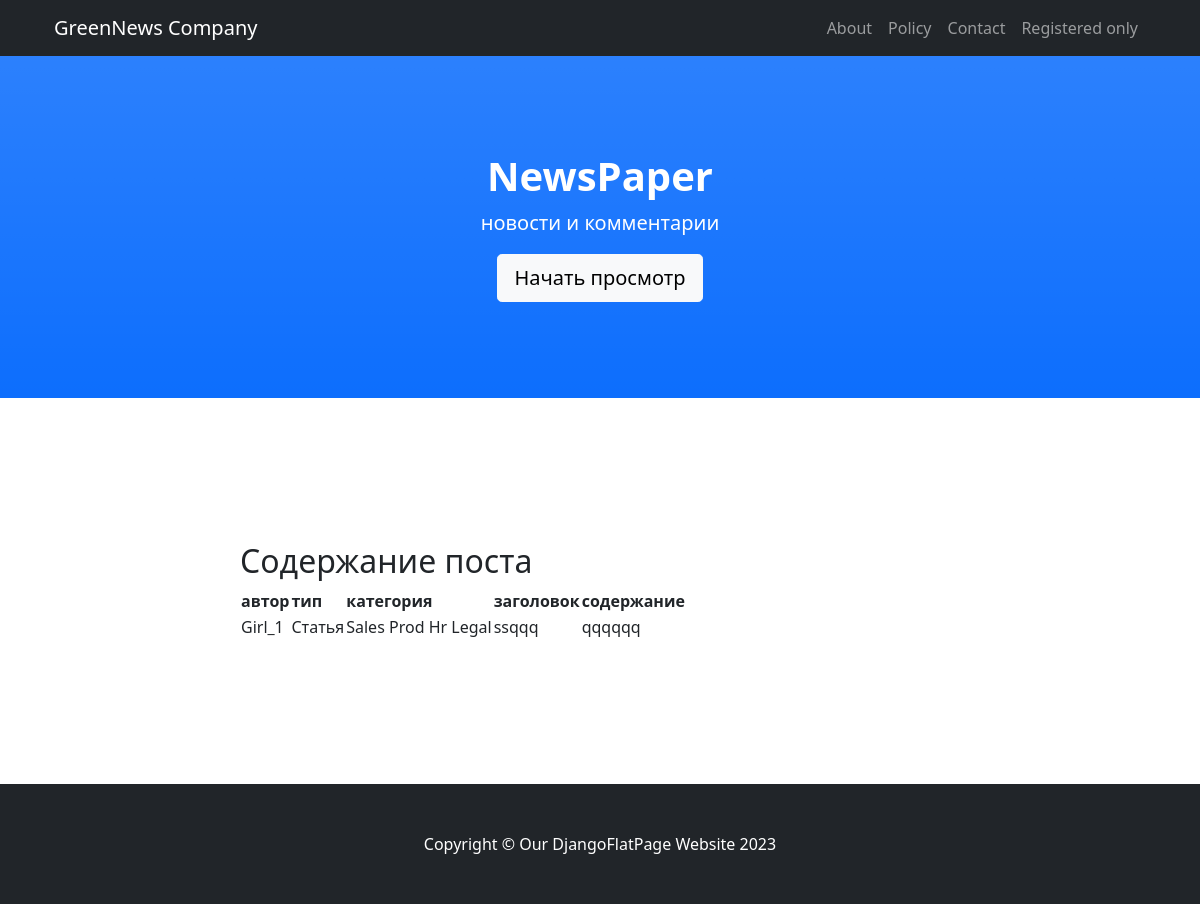
The page /posts/47 on the database its author committed.
### news/models.py (models this page shows, shortened)
class Post(models.Model):
    postAuthor = models.ForeignKey(Author, on_delete=models.CASCADE,)
    postType = models.CharField(max_length=4, choices=post_types, default=news)
    postDatetime = models.DateTimeField(auto_now_add=True)
    category = models.ManyToManyField(Category, through='PostCategory', related_name='posts',)
    head = models.CharField(max_length=124)
    postText = models.TextField()
    postRate = models.SmallIntegerField(default=0)
    def __str__(self):
        return f'{self.get_postType_display()}'

class Author(models.Model):
    authorName = models.OneToOneField(User, on_delete=models.CASCADE)
    authorRate = models.SmallIntegerField(default=0)

class Category(models.Model):
    name = models.CharField(max_length=64, unique=True)
    def __str__(self):
        return f'{self.name.title()}'

### news/views.py (the view)
# urls.py: path('<int:pk>', PostDetails.as_view(), name='post_detail'),
class PostDetails(DetailView):
    template_name = 'news/post_detail.html'
    queryset = Post.objects.all()

### news/templatetags/news_filters.py (called while the page is built)
@register.filter(name='censor')
def censor(value, arg='<banned>'):
    banned_words = [ 'пиздец', 'fuck', 'fucking', 'блядь', 'писец']
    if isinstance(value, str) and isinstance(arg, str):
        for i in banned_words:
            value = value.replace(i, arg)
        return value
    else:
        raise ValueError(f'Не применяется для {type(value)} и {type(arg)}')

### templates/news/post_detail.html
{% extends 'flatpages/default.html' %}
{% load news_filters %}
{% block title %} Содержание поста{% endblock title %}
{% block content %}
<table>
    <thead>
        <th>
            автор
        </th>
        <th>
            тип
        </th>
        <th>
            категория
        </th>
        <th>
            заголовок
        </th>
        <th>
            содержание
        </th>
    </thead>
    <tr>
        <td>
            {{ post.postAuthor.authorName.username|title }}
        </td>
        <td>
            {{ post|title }}
        </td>
        <td>
            {% for choice in post.category.all %}
                {{ choice }}
            {% endfor %}
        </td>
        <td>
            {{ post.head|censor|truncatewords:12 }}
        </td>
        <td>
            {{ post.postText|censor }}
        </td>
    </tr>
</table>
{% endblock content %}

### rows shown on the page
Post: postAuthor.authorName.username "Girl_1", postType "Статья", head|censor "ssqqq", postText|censor "qqqqqq"
Category: name "Sales"
Category: name "Prod"
Category: name "Hr"
Category: name "Legal"
